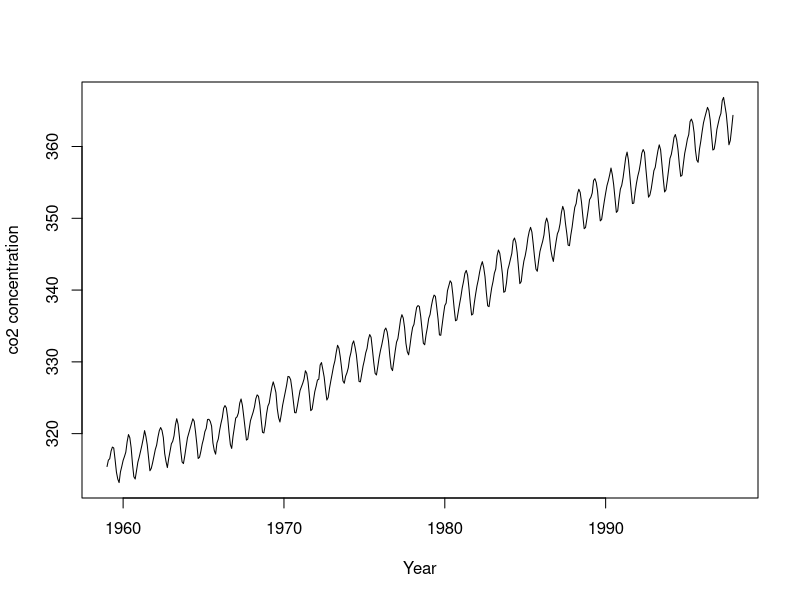
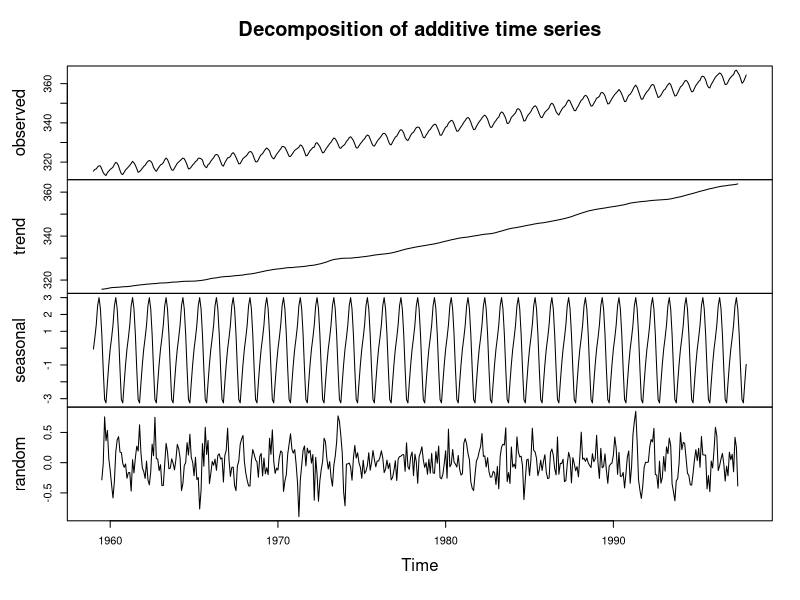
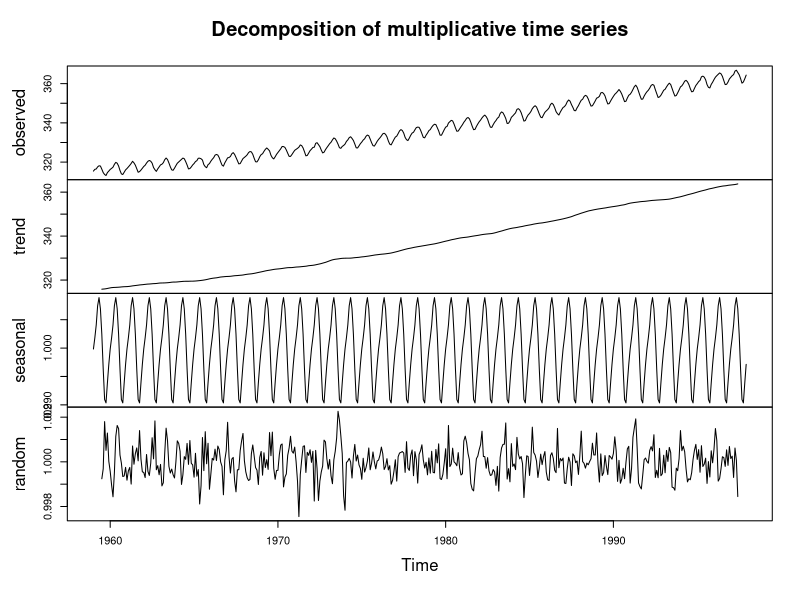
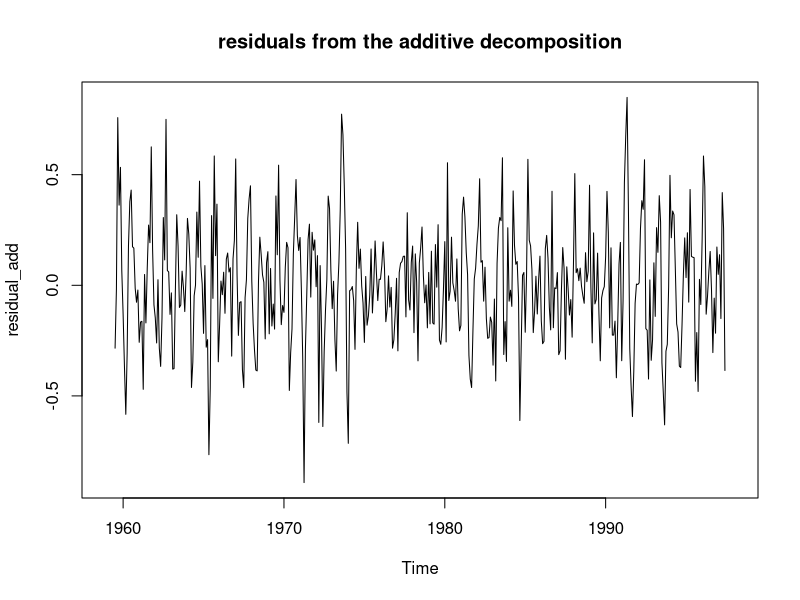
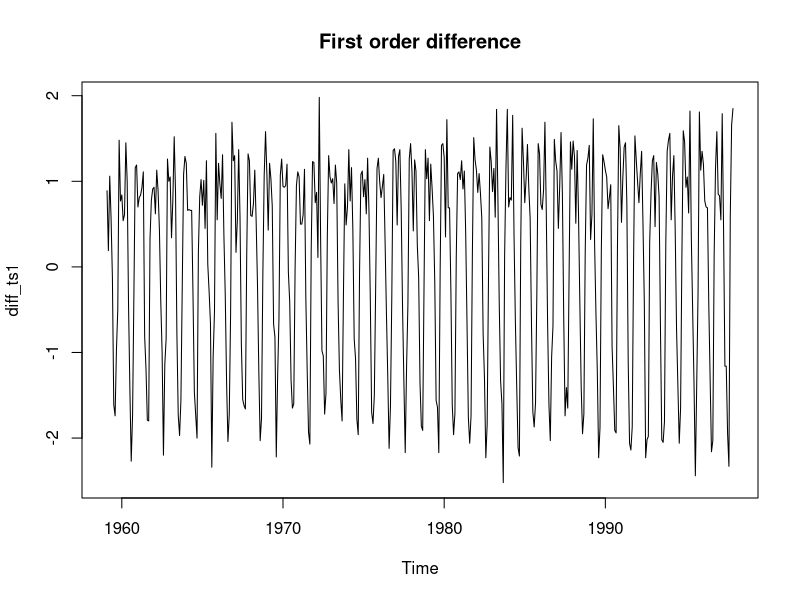
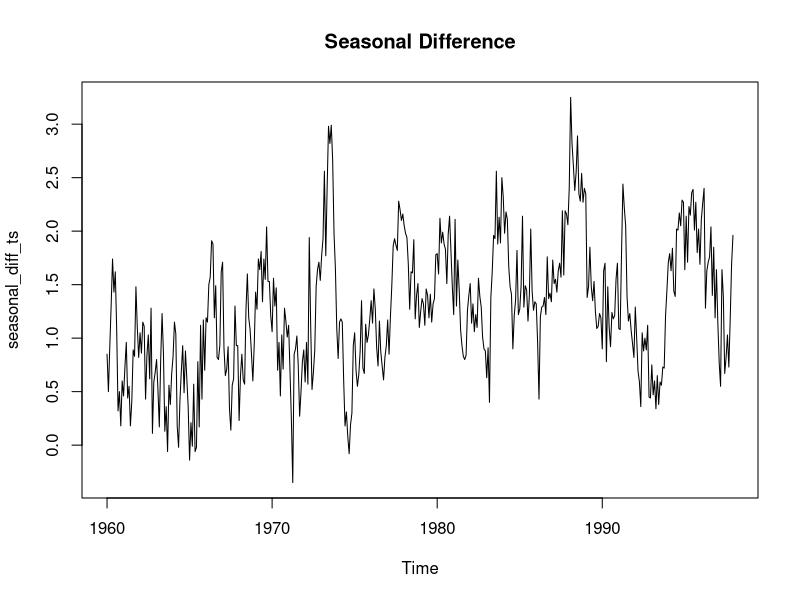
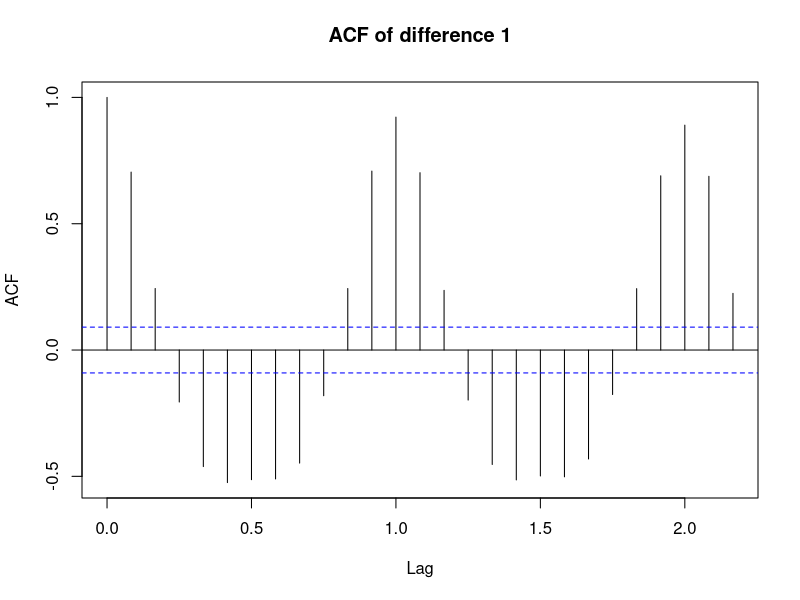
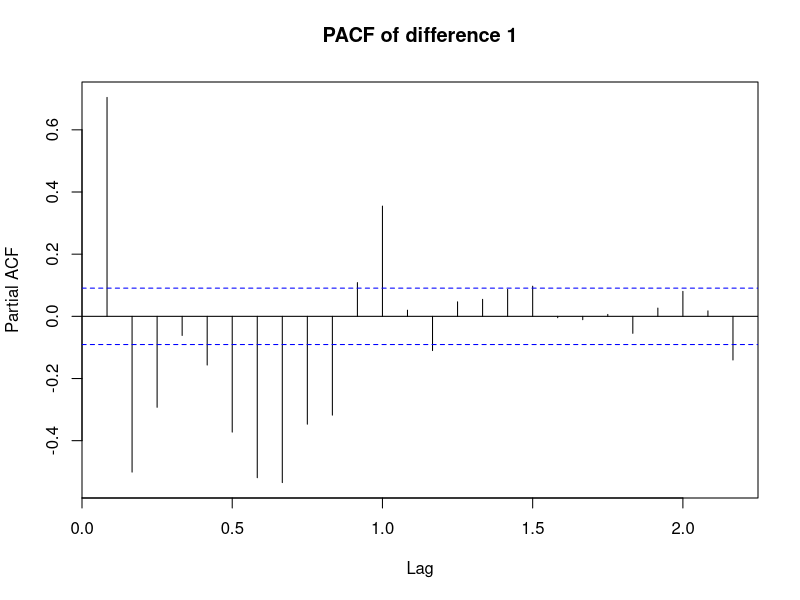

Recreate these plots in R, in order.
## ---- chunk 1
ts_data <- co2
## ---- chunk 2
plot(ts_data, xlab = "Year",ylab = "co2 concentration")
## ---- chunk 3
#TASK 2: DECOMPOSE THE TIME SERIES
#1. Perform additive decomposition of the time series.
add_decompose <- decompose(ts_data,type = "additive")
#2. Plot the components (trend, seasonal, and random).
plot(add_decompose)
## ---- chunk 4
#3. Perform multiplicative decomposition of the time series.
mul_decompose <- decompose(ts_data, type = "multiplicative")
#4. Plot the components (trend, seasonal, and random).
plot(mul_decompose)
## ---- chunk 5
#5. Compare the results of additive and multiplicative decomposition:
## ---- chunk 6
#TASK 3: RESIDUAL ANALYSIS
#1. Extract the residuals from the additive decomposition.
residual_add <- add_decompose$random
residual_mul <- mul_decompose$random
#Plot the residuals and examine their behavior.
plot(residual_add, main = "residuals from the additive decomposition")

#3. Are the residuals stationary (constant mean and variance)? Provide your reasoning.
#H0: Not Stationary
#H1: Stationary
library(tseries)
adf_test1 <- adf.test(na.omit(residual_add))
adf_test2 <- adf.test(na.omit(residual_mul))
print(adf_test1)
print(adf_test2)
#The series is stationary as p value < 0.05, Accepting the Alternate Hypothesis that series is stationary
## ---- chunk 7
#TASK 4: TEST FOR STATIONARITY
#1. Perform a unit root test (e.g., Augmented Dickey-Fuller test) on the original time series.
adf_test_original <- adf.test(ts_data)
print(adf_test_original)
#p value > 0.05, implies that we accept the NULL Hypothesis
## ---- chunk 8
#TASK 5: DIFFERENCING
#1. Apply first-order differencing to the time series and plot the differenced series.
diff_ts1 <- diff(ts_data,differences = 1)
plot(diff_ts1, main = "First order difference")

#2. Apply seasonal differencing (if applicable) and plot the seasonally differenced series.
seasonal_diff_ts <- diff(ts_data, lag = 12)
plot(seasonal_diff_ts, main = "Seasonal Difference")

#3. Test the differenced series for stationarity using the unit root test.Comment on the results.
#ADF Test on differenced series
adf_test_diff1 <- adf.test(na.omit(diff_ts1))
adf_test_season1 <- adf.test(na.omit(seasonal_diff_ts))
print(adf_test_diff1)
print(adf_test_season1)
## ---- chunk 9
#TASK 6: MODEL IDENTIFICATION
#1. Plot the Autocorrelation Function (ACF) and Partial Autocorrelation Function (PACF) of the differenced series.
acf(diff_ts1,main = "ACF of difference 1")
pacf(diff_ts1,main = "PACF of difference 1")
#lag = 1/12 for a month, lag 1 = 12 months 
acf(seasonal_diff_ts,main = "ACF of seasonal difference")
pacf(seasonal_diff_ts,main = "PACF of seasonal difference")
#help("acf")
## ---- chunk 10
#Task 7: FIT ARIMA MODELS
#1. Fit an ARIMA model manually using the order identified in Task 6.
help("arima.sim")
arima1 <- arima(ts_data, order = c(1,1,1))
arima1
## ---- chunk 11
#Use the auto.arima() function to select the best model automatically.
library(forecast)
best_arima_model <- auto.arima(ts_data)
print("Best ARIMA model")
print(best_arima_model)
#This means that ARIMA (AR(1),D(1), MA(1)) and SARIMA (Seasonal AR(1),Seasonal diff(1),
#Seasonal MA(2)) with a lag of 12.

#AIC (Akaike Information Criterion): A measure of model quality; lower values are better
#AICc: A corrected version of AIC for small sample sizes
#BIC (Bayesian Information Criterion): Penalizes model complexity more than AIC; lower values are better
## ---- chunk 12
checkresiduals(best_arima_model)
## ---- chunk 13
#3. Compare the manually fitted model with the auto-selected model:
#(a) Which model has better fit statistics (e.g., AIC, BIC)?
aic_man <- AIC(arima1)
bic_man <- BIC(arima1)
cat("AIC for Manual ARIMA is",aic_man)
cat("\nBIC for Manual ARIMA is",bic_man)
aic_auto <- AIC(best_arima_model)
bic_auto <- BIC(best_arima_model)
cat("\n\nAIC for Auto ARIMA is",aic_auto)
cat("\nBIC for Auto ARIMA is",bic_auto)
cat("\n\nWe can see that the AIC and BIC values generated by auto arima are less and are hence the best fit")
## ---- chunk 14
#(b) How do the parameters differ between the two models?
#The parameters differ a lot between the ones generated by Auto ARIMA and manual ARIMA. The AIC and BIC values are much much lesser for Auto ARIMA.
## ---- chunk 15
#TASK 8: SARIMA FOR SEASONAL DATA
#1. Fit a SARIMA model to the time series, including seasonal terms.
sarima <- arima(ts_data, order = c(1,1,1), seasonal = list(order = c(1,1,1), period = 12))
summary(sarima)
## ---- chunk 16
#TASK 9: MODEL DIAGNOSTICS
#1. Perform residual diagnostics for the selected ARIMA or SARIMA model:
#(a) Plot the residuals and check for patterns.
#Plotting SARIMA
ts.plot(sarima$residuals,
        main = "Residuals of the fitted SARIMA model",
        ylab = "Residuals",
        col = "blue")
#Plotting ARIMA
ts.plot(arima1$residuals,
        main = "Residuals of the manually fitted ARIMA model",
        ylab = "Residuals",
        col = "red")
## ---- chunk 17
#(b) Conduct a Ljung-Box test to assess residual independence.
Box.test(sarima$residuals, lag = 12, type = "Ljung-Box")
#H0: Residuals are uncorrelated
#H1: Residuals are correlated
#the p value (at lag = 12) is greater than 0.05 which implies that we accept the NULL Hypothesis. This implies that the residuals are uncorrelated or independent.

#Just for information, if p < 0.05, implies that residuals show significant autocorrelation, suggesting the model could be improved.
## ---- chunk 18
#2. Are the residuals white noise? Justify your answer.

ts.plot(sarima$residuals,main = "Residuals of fitted SARIMA model",ylab="residuals")
acf(sarima$residuals,main="ACF of SARIMA")

#Conclusion: The residual is a white noise. Following are the plausible reasons for the same:
#ACF plot lies within the confidence interval, also there are no spikes in the ACF plot implies that there is no Auto-Correlation factor present.
#As per the output from Ljung test, the p value is greater than 0.05 i.e. 0.4714. This implies that the residuals are independent and confirms that residual is a White Noise.
## ---- chunk 19
#TASK 10; FORECASTING
#1. Generate forecasts for the next 12 months using the best-selected model.
library(forecast)
forecasted_sarima <- forecast(sarima, h=12)
forecasted_sarima24 <- forecast(sarima, h=24)
forecasted_sarima36 <- forecast(sarima, h=36)
forecasted_sarima60 <- forecast(sarima, h=60)
forecasted_sarima1 <- forecast(sarima)
print(forecasted_sarima)
## ---- chunk 20
#2. Plot the forecasts along with the original time series.
ts.plot(ts_data, main = "Original Time Series")
ts.plot(forecasted_sarima, main="Forecasted SARIMA h=12")
ts.plot(forecasted_sarima24, main="Forecasted SARIMA h=24")
ts.plot(forecasted_sarima36, main="Forecasted SARIMA h=36")
ts.plot(forecasted_sarima60, main="Forecasted SARIMA h=60")
ts.plot(forecasted_sarima1, main="Forecasted SARIMA w/o h=12")
## ---- chunk 21
#3. Interpret the forecast results:

#(a) How well do the forecasts capture the trends and seasonality?
#The forecasting perfectly captures the trend and seasonality. For a better qualilty for decision making, h=60 was kept. The forecasted pattern strictly follows "Homoskedasticity" as like for the original dataset and follows the same growing pattern.

#(b) What are the potential limitations of your forecast?
#SARIMA model is based on fixed seasonality, in case if the seasonality gets disrupted, the model will fail.
#SARIMA model does not account any exogenous effect therefore in case of any external event, the model will fail.



